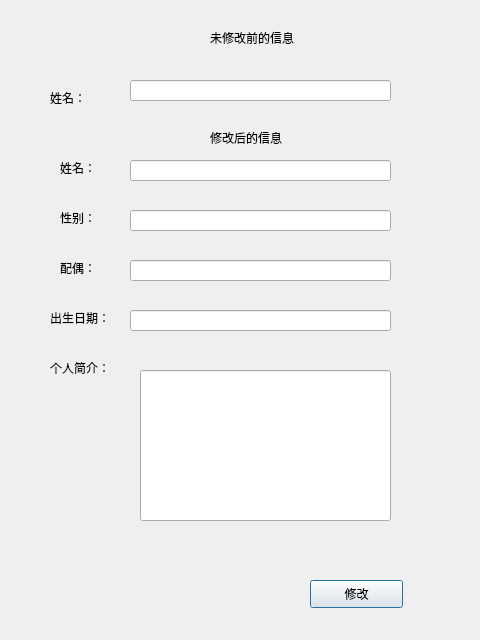
<?xml version="1.0" encoding="UTF-8"?>
<ui version="4.0">
 <class>modify</class>
 <widget class="QDialog" name="modify">
  <property name="geometry">
   <rect>
    <x>0</x>
    <y>0</y>
    <width>480</width>
    <height>640</height>
   </rect>
  </property>
  <property name="windowTitle">
   <string>Dialog</string>
  </property>
  <widget class="QLabel" name="label">
   <property name="geometry">
    <rect>
     <x>50</x>
     <y>90</y>
     <width>72</width>
     <height>15</height>
    </rect>
   </property>
   <property name="text">
    <string>姓名：</string>
   </property>
  </widget>
  <widget class="QLabel" name="label_2">
   <property name="geometry">
    <rect>
     <x>60</x>
     <y>160</y>
     <width>72</width>
     <height>15</height>
    </rect>
   </property>
   <property name="text">
    <string>姓名：</string>
   </property>
  </widget>
  <widget class="QLabel" name="label_3">
   <property name="geometry">
    <rect>
     <x>60</x>
     <y>210</y>
     <width>72</width>
     <height>15</height>
    </rect>
   </property>
   <property name="text">
    <string>性别：</string>
   </property>
  </widget>
  <widget class="QLabel" name="label_4">
   <property name="geometry">
    <rect>
     <x>60</x>
     <y>260</y>
     <width>72</width>
     <height>15</height>
    </rect>
   </property>
   <property name="text">
    <string>配偶：</string>
   </property>
  </widget>
  <widget class="QLabel" name="label_5">
   <property name="geometry">
    <rect>
     <x>50</x>
     <y>310</y>
     <width>72</width>
     <height>15</height>
    </rect>
   </property>
   <property name="text">
    <string>出生日期：</string>
   </property>
  </widget>
  <widget class="QLabel" name="label_6">
   <property name="geometry">
    <rect>
     <x>50</x>
     <y>360</y>
     <width>72</width>
     <height>15</height>
    </rect>
   </property>
   <property name="text">
    <string>个人简介：</string>
   </property>
  </widget>
  <widget class="QLineEdit" name="lineEdit">
   <property name="geometry">
    <rect>
     <x>130</x>
     <y>310</y>
     <width>261</width>
     <height>21</height>
    </rect>
   </property>
  </widget>
  <widget class="QLineEdit" name="lineEdit_2">
   <property name="geometry">
    <rect>
     <x>130</x>
     <y>260</y>
     <width>261</width>
     <height>21</height>
    </rect>
   </property>
  </widget>
  <widget class="QLineEdit" name="lineEdit_3">
   <property name="geometry">
    <rect>
     <x>130</x>
     <y>210</y>
     <width>261</width>
     <height>21</height>
    </rect>
   </property>
  </widget>
  <widget class="QLineEdit" name="lineEdit_4">
   <property name="geometry">
    <rect>
     <x>130</x>
     <y>160</y>
     <width>261</width>
     <height>21</height>
    </rect>
   </property>
  </widget>
  <widget class="QLineEdit" name="lineEdit_5">
   <property name="geometry">
    <rect>
     <x>130</x>
     <y>80</y>
     <width>261</width>
     <height>21</height>
    </rect>
   </property>
  </widget>
  <widget class="QLabel" name="label_7">
   <property name="geometry">
    <rect>
     <x>200</x>
     <y>60</y>
     <width>72</width>
     <height>15</height>
    </rect>
   </property>
   <property name="text">
    <string/>
   </property>
  </widget>
  <widget class="QLabel" name="label_8">
   <property name="geometry">
    <rect>
     <x>210</x>
     <y>130</y>
     <width>101</width>
     <height>16</height>
    </rect>
   </property>
   <property name="text">
    <string>修改后的信息</string>
   </property>
  </widget>
  <widget class="QLabel" name="label_9">
   <property name="geometry">
    <rect>
     <x>210</x>
     <y>30</y>
     <width>111</width>
     <height>16</height>
    </rect>
   </property>
   <property name="text">
    <string>未修改前的信息</string>
   </property>
  </widget>
  <widget class="QPushButton" name="pushButton">
   <property name="geometry">
    <rect>
     <x>310</x>
     <y>580</y>
     <width>93</width>
     <height>28</height>
    </rect>
   </property>
   <property name="text">
    <string>修改</string>
   </property>
  </widget>
  <widget class="QLineEdit" name="lineEdit_6">
   <property name="geometry">
    <rect>
     <x>140</x>
     <y>370</y>
     <width>251</width>
     <height>151</height>
    </rect>
   </property>
  </widget>
 </widget>
 <resources/>
 <connections/>
</ui>
